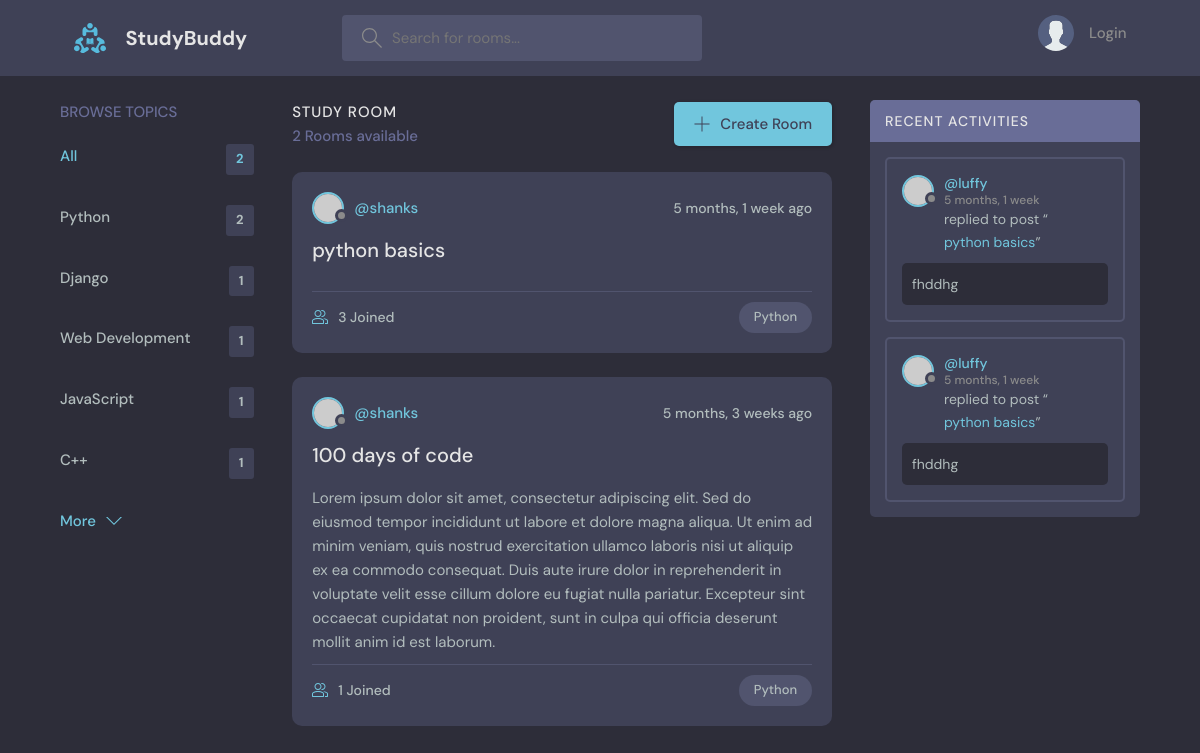
Page /?q=Python on the committed database.
### base/models.py (models this page shows, shortened)
class Topic(models.Model):
    name = models.CharField(max_length = 200)

class Room(models.Model):
    host = models.ForeignKey(User, on_delete=models.SET_NULL, null=True)
    topic = models.ForeignKey(Topic, on_delete=models.SET_NULL, null=True)
    name = models.CharField(max_length=200)
    description = models.TextField(null=True, blank=True)
    participants = models.ManyToManyField(User, related_name='participants', blank=True)
    updated = models.DateTimeField(auto_now=True)
    created = models.DateTimeField(auto_now_add=True)
    class Meta:
        ordering = ['-updated', '-created']
    def __str__(self):
        return self.name

class Message(models.Model):
    user = models.ForeignKey(User, on_delete=models.CASCADE)
    room = models.ForeignKey(Room, on_delete=models.CASCADE)
    body = models.TextField()
    updated = models.DateTimeField(auto_now=True)
    created = models.DateTimeField(auto_now_add=True)
    class Meta:
        ordering = ['-updated', '-created']
    def __str__(self):
        return self.body[0:50]

### base/views.py (the view)
# urls.py: path('',views.home, name="home"),
def home(request):
    q= request.GET.get('q') if request.GET.get('q') != None else ''
    rooms = Room.objects.filter(
        Q(topic__name__icontains=q) |
        Q(name__icontains=q) |
        Q(description__icontains=q)
        )
    topics = Topic.objects.all()
    room_count = rooms.count()
    room_messages=Message.objects.filter(Q(room__name__icontains=q))
    context = {'rooms': rooms, 'topics': topics, 'room_count': room_count,'room_messages':room_messages}
    return render(request, 'base/home.html', context)

### base/templates/base/home.html (shortened to what this page needs)
{% extends 'main.html' %} {% block content %}
<main class="layout layout--3">
	<div class="container">
		{% include 'base/topics_component.html' %}
		<div class="roomList">
			<div class="roomList__header">
				<div>
					<h2>Study Room</h2>
					<p>{{room_count}} Rooms available</p>
				</div>
				<a class="btn btn--main" href="{% url 'create-room' %}">
					<svg
						version="1.1"
						xmlns="http://www.w3.org/2000/svg"
						width="32"
						height="32"
						viewBox="0 0 32 32">
						<title>add</title>
						<path
							d="M16.943 0.943h-1.885v14.115h-14.115v1.885h14.115v14.115h1.885v-14.115h14.115v-1.885h-14.115v-14.115z"></path>
					</svg>
					Create Room
				</a>
			</div>
			{% include 'base/feed_component.html' %}
		</div>
		{% include 'base/activity_component.html' %}
	</div>
</main>
{% endblock %}

### base/templates/base/topics_component.html
<div class="topics">
	<div class="topics__header">
		<h2>Browse Topics</h2>
	</div>
	<ul class="topics__list">
		<li>
			<a href="{% url 'home' %}" class="active"
				>All <span>{{room_count}}</span></a
			>
		</li>
		{% for topic in topics %}
		<li>
			<a href="{% url 'home' %}?q={{topic.name}}"
				>{{topic.name}}<span>{{topic.room_set.all.count}}</span></a
			>
		</li>
		{% endfor %}
	</ul>
	<a class="btn btn--link" href="topics.html">
		More
		<svg
			version="1.1"
			xmlns="http://www.w3.org/2000/svg"
			width="32"
			height="32"
			viewBox="0 0 32 32">
			<title>chevron-down</title>
			<path d="M16 21l-13-13h-3l16 16 16-16h-3l-13 13z"></path>
		</svg>
	</a>
</div>

### base/templates/base/feed_component.html (shortened to what this page needs)
{% for room in rooms %}
<div class="roomListRoom">
	<div class="roomListRoom__header">
		<a
			href="{% url 'user-profile' room.host.id %}"
			class="roomListRoom__author">
			<div class="avatar avatar--small">
				<img src="https://randomuser.me/api/portraits/women/11.jpg" />
			</div>
			<span>@{{room.host.username}}</span>
		</a>
		<div class="roomListRoom__actions">
			<span>{{room.created|timesince}} ago</span>
		</div>
	</div>
	<div class="roomListRoom__content">
		<a href="{% url 'room' room.id %}">{{room.name}}</a>
		<p>{{room.description}}</p>
	</div>
	<div class="roomListRoom__meta">
		<a href="{% url 'room' room.id %}" class="roomListRoom__joined">
			{{room.participants.all.count}} Joined
		</a>
		<p class="roomListRoom__topic">{{room.topic.name}}</p>
	</div>
</div>
{% endfor %}

### base/templates/base/activity_component.html (shortened to what this page needs)
<div class="activities">
    <div class="activities__header">
        <h2>Recent Activities</h2>
    </div>
    {% for message in room_messages %}
    <div class="activities__box">
        <div class="activities__boxHeader roomListRoom__header">
            <a href="{% url 'user-profile' message.user.id %}" class="roomListRoom__author">
                <div class="avatar avatar--small">
                    <img src="https://randomuser.me/api/portraits/women/11.jpg" />
                </div>
                <p>
                    @{{message.user}}
                    <span>{{message.created|timesince}}</</span>
                </p>
            </a>
        </div>
        <div class="activities__boxContent">
            <p>
                replied to post “<a href="{% url 'room' message.room.id %}">{{message.room}}</a
                >”
            </p>
            <div class="activities__boxRoomContent">
                {{message}}
            </div>
        </div>
    </div>
    {% endfor %}
</div>

### rows in the picture
Topic: name "Python", room_set.all.count "2"
Topic: name "Django", room_set.all.count "1"
Topic: name "Web Development", room_set.all.count "1"
Topic: name "JavaScript", room_set.all.count "1"
Topic: name "C++", room_set.all.count "1"
Room: host.username "shanks", created "5 months, 1 week", name "python basics", participants.all.count "3", topic.name "Python"
Room: host.username "shanks", created "5 months, 3 weeks", name "100 days of code", description "Lorem ipsum dolor sit amet, consectetur adipiscing elit. Sed do eiusmod tempor incididunt ut labore et dolore magna aliqua. Ut enim ad minim veniam, quis nostrud exercitation ullamco laboris nisi ut aliquip ex ea commodo consequat. Duis aute irure dolor in reprehenderit in voluptate velit esse cillum dolore eu fugiat nulla pariatur. Excepteur sint occaecat cupidatat non proident, sunt in culpa qui officia deserunt mollit anim id est laborum.", participants.all.count "1", topic.name "Python"
Message: user "luffy", created "5 months, 1 week", room "python basics", body "fhddhg"
Message: user "luffy", created "5 months, 1 week", room "python basics", body "fhddhg"

### other values in the picture
{{ room_count }} "2"
